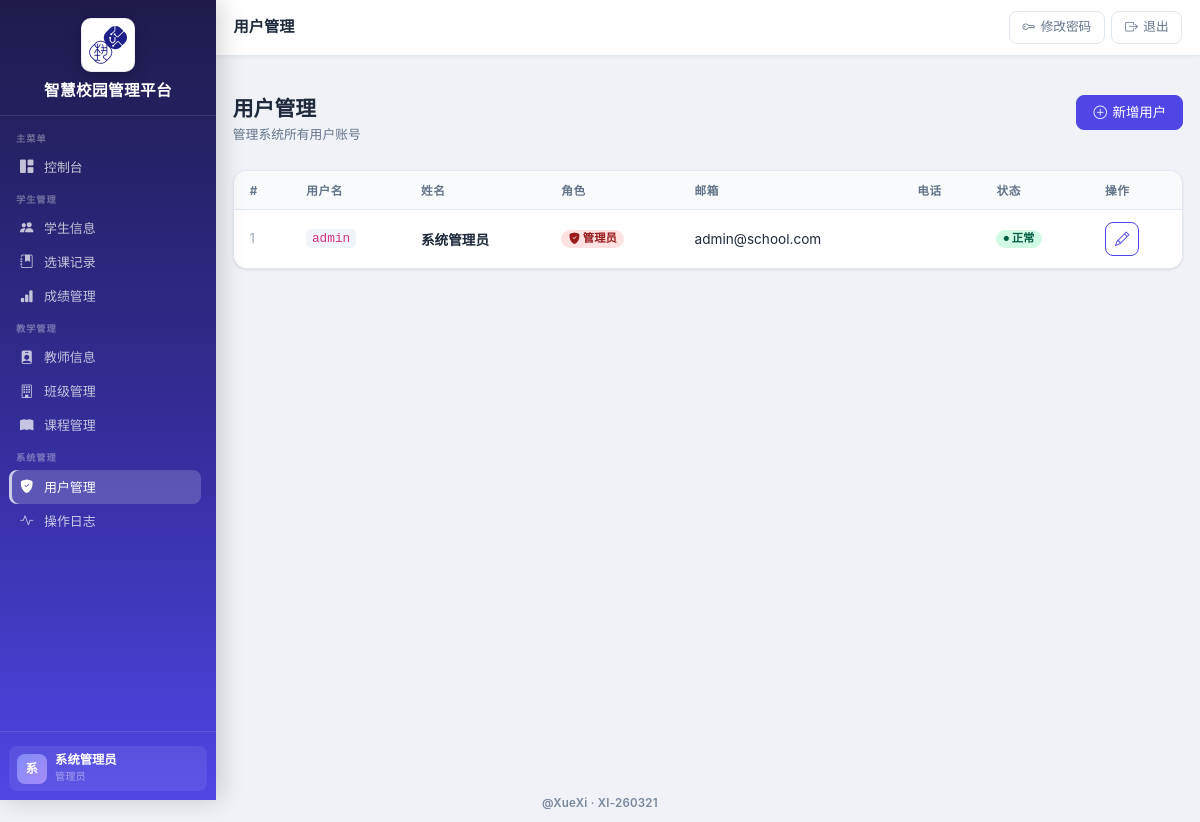
The app's page /users (signed in) with its own data.
### app.py (models this page shows, shortened)
class User(db.Model):
    __tablename__ = "users"
    id = db.Column(db.Integer, primary_key=True)
    username = db.Column(db.String(50), unique=True, nullable=False)
    password = db.Column(db.String(255), nullable=False)
    full_name = db.Column(db.String(100), nullable=False)
    role = db.Column(db.String(20), nullable=False, default="student")  # admin, teacher, student
    email = db.Column(db.String(100))
    phone = db.Column(db.String(20))
    is_active = db.Column(db.Boolean, default=True)
    created_at = db.Column(db.DateTime, default=datetime.utcnow)
    updated_at = db.Column(db.DateTime, default=datetime.utcnow, onupdate=datetime.utcnow)

### app.py (the view)
@app.route("/users")
@role_required("admin")
def list_users():
    users = User.query.order_by(User.id.desc()).all()
    return render_template("admin/users.html", users=users)

### app.py (called while the page is built)
def role_required(*roles):
    def decorator(f):
        @wraps(f)
        def decorated_function(*args, **kwargs):
            user_id = session.get("user_id")
            if not user_id:
                flash("请先登录", "warning")
                return redirect(url_for("login"))
            user = User.query.get(user_id)
            if not user or not user.is_active:
                session.clear()
                flash("登录状态已失效，请重新登录", "warning")
                return redirect(url_for("login"))
            if user.role not in roles:
                flash("权限不足", "danger")
                return redirect(url_for("dashboard"))
            return f(*args, **kwargs)
        return decorated_function
    return decorator

@app.context_processor
def inject_role_flags():
    role = session.get("role")
    user_id = session.get("user_id")
    return {
        "is_counselor": role == "teacher" and _is_counselor(user_id)
    }

### templates/admin/users.html (shortened to what this page needs)
﻿{% extends "base.html" %}
{% block page_title %}用户管理{% endblock %}
{% block content %}
<div class="page-header">
  <div>
    <h1 class="page-title">用户管理</h1>
    <p class="page-subtitle">管理系统所有用户账号</p>
  </div>
  <a href="{{ url_for('add_user') }}" class="btn btn-primary">
    <i class="bi bi-plus-circle"></i> 新增用户
  </a>
</div>
<div class="table-card">
  <div class="table-responsive">
    <table class="table">
      <thead>
        <tr>
          <th>#</th>
          <th>用户名</th>
          <th>姓名</th>
          <th>角色</th>
          <th>邮箱</th>
          <th>电话</th>
          <th>状态</th>
          <th>操作</th>
        </tr>
      </thead>
      <tbody>
        {% if users %}
        {% for user in users %}
        <tr>
          <td style="color:#94a3b8;font-size:.78rem">{{ loop.index }}</td>
          <td><code style="background:#f1f5f9;padding:.15em .45em;border-radius:.3rem;font-size:.8rem">{{ user.username }}</code></td>
          <td class="fw-semibold">{{ user.full_name }}</td>
          <td>
            {% if user.role == 'admin' %}
            <span class="badge badge-danger"><i class="bi bi-shield-fill-check"></i> 管理员</span>
            {% elif user.role == 'teacher' %}
            <span class="badge badge-info"><i class="bi bi-person-badge"></i> 教师</span>
            {% else %}
            <span class="badge badge-secondary"><i class="bi bi-person"></i> 学生</span>
            {% endif %}
          </td>
          <td>{{ user.email or '' }}</td>
          <td>{{ user.phone or '' }}</td>
          <td>
            {% if user.is_active %}
            <span class="badge badge-success"><i class="bi bi-circle-fill" style="font-size:.45em"></i> 正常</span>
            {% else %}
            <span class="badge badge-danger">禁用</span>
            {% endif %}
          </td>
          <td>
            <div class="table-actions">
              <a href="{{ url_for('edit_user', user_id=user.id) }}" class="btn btn-sm btn-outline-primary btn-icon" title="编辑">
                <i class="bi bi-pencil"></i>
              </a>
            </div>
          </td>
        </tr>
        {% endfor %}
        {% endif %}
      </tbody>
    </table>
  </div>
</div>
{% endblock %}

### templates/base.html (shortened to what this page needs)
﻿<!DOCTYPE html>
<html lang="zh-CN">
<head>
  <link href="https://cdn.jsdelivr.net/npm/bootstrap@5.3.3/dist/css/bootstrap.min.css" rel="stylesheet">
  <link rel="stylesheet" href="https://cdn.jsdelivr.net/npm/bootstrap-icons@1.11.0/font/bootstrap-icons.css">
  <link rel="stylesheet" href="{{ url_for('static', filename='style.css') }}">
</head>
<body>
{% set auth_endpoints = ['login', 'forgot_password', 'reset_password_with_key', 'auth.login', 'auth.forgot_password', 'auth.reset_password_with_key'] %}
{% set show_app_shell = 'user_id' in session and (request.endpoint or '') not in auth_endpoints %}
{% if show_app_shell %}
<aside class="sidebar" id="sidebar">
  <div class="sidebar-brand">
    <div class="brand-logo">
      <img src="{{ url_for('static', filename='images/logo.png') }}" alt="JY Logo">
    </div>
    <div class="brand-name">智慧校园管理平台</div>
  </div>
  <nav class="sidebar-nav" id="sidebarNav">
    <div class="sidebar-section">
      <div class="sidebar-section-label">主菜单</div>
      <a class="sidebar-link {% if request.endpoint == 'dashboard' %}active{% endif %}"
         href="{{ url_for('dashboard') }}">
        <i class="bi bi-grid-1x2-fill nav-icon"></i> 控制台
      </a>
    </div>
    <div class="sidebar-section">
      <div class="sidebar-section-label">学生管理</div>
      {% if session.role != 'teacher' or is_counselor %}
      <a class="sidebar-link {% if 'student' in (request.endpoint or '') and 'score' not in (request.endpoint or '') %}active{% endif %}"
         href="{{ url_for('list_students') }}">
        <i class="bi bi-people-fill nav-icon"></i> {% if session.role == 'student' %}我的信息{% else %}学生信息{% endif %}
      </a>
      {% if session.role != 'student' %}
      <a class="sidebar-link {% if 'enrollment' in (request.endpoint or '') %}active{% endif %}"
         href="{{ url_for('list_enrollments') }}">
        <i class="bi bi-journal-bookmark-fill nav-icon"></i> 选课记录
      </a>
      {% endif %}
      {% endif %}
      <a class="sidebar-link {% if 'score' in (request.endpoint or '') %}active{% endif %}"
         href="{{ url_for('list_scores') }}">
        <i class="bi bi-bar-chart-fill nav-icon"></i> 成绩管理
      </a>
    </div>
    {% if session.role in ['admin', 'teacher'] %}
    <div class="sidebar-section">
      <div class="sidebar-section-label">教学管理</div>
      <a class="sidebar-link {% if 'teacher' in (request.endpoint or '') %}active{% endif %}"
         href="{{ url_for('list_teachers') }}">
        <i class="bi bi-person-badge-fill nav-icon"></i> 教师信息
      </a>
      {% if session.role == 'admin' or (session.role == 'teacher' and is_counselor) %}
      <a class="sidebar-link {% if 'class' in (request.endpoint or '') %}active{% endif %}"
         href="{{ url_for('list_classes') }}">
        <i class="bi bi-building nav-icon"></i> 班级管理
      </a>
      {% endif %}
      <a class="sidebar-link {% if 'course' in (request.endpoint or '') %}active{% endif %}"
         href="{{ url_for('list_courses') }}">
        <i class="bi bi-book-fill nav-icon"></i> 课程管理
      </a>
    </div>
    {% endif %}
    {% if session.role == 'admin' %}
    <div class="sidebar-section">
      <div class="sidebar-section-label">系统管理</div>
      <a class="sidebar-link {% if 'user' in (request.endpoint or '') %}active{% endif %}"
         href="{{ url_for('list_users') }}">
        <i class="bi bi-shield-fill-check nav-icon"></i> 用户管理
      </a>
      <a class="sidebar-link {% if request.endpoint == 'list_ops_log' %}active{% endif %}"
         href="{{ url_for('list_ops_log') }}">
        <i class="bi bi-activity nav-icon"></i> 操作日志
      </a>
    </div>
    {% endif %}
  </nav>
  <div class="sidebar-footer">
    <div class="sidebar-user">
      <div class="sidebar-user-avatar">{{ (session.full_name or session.username or '?')[0] | upper }}</div>
      <div class="sidebar-user-info">
        <div class="u-name">{{ session.full_name or session.username }}</div>
        <div class="u-role">
          {% if session.role == 'admin' %}管理员
          {% elif session.role == 'teacher' %}教师
          {% else %}学生{% endif %}
        </div>
      </div>
    </div>
  </div>
</aside>
<header class="topbar">
  <div class="topbar-title">{% block page_title %}{% endblock %}</div>
  <div class="topbar-actions">
    <a href="{{ url_for('change_password') }}" class="topbar-btn d-none d-md-inline-flex">
      <i class="bi bi-key"></i> 修改密码
    </a>
    <a href="{{ url_for('logout') }}" class="topbar-btn btn-exit js-logout-trigger" aria-label="退出登录">
      <i class="bi bi-box-arrow-right"></i> 退出
    </a>
  </div>
</header>
<main class="main-content">
  <div class="page-container">
{% else %}
<main>
{% endif %}
{% block content %}{% endblock %}
{% if show_app_shell %}
  </div>
</main>
{% else %}
</main>
{% endif %}
<div class="global-signature">@XueXi · XI-260321</div>
</body>
</html>

### records on screen
User: full_name "系统管理员", username "admin", role "admin" (drawn), email "admin@school.com", is_active True (drawn)

### other values on screen
{{ (session.full_name or session.username or '?')[0] | upper }} "系"
